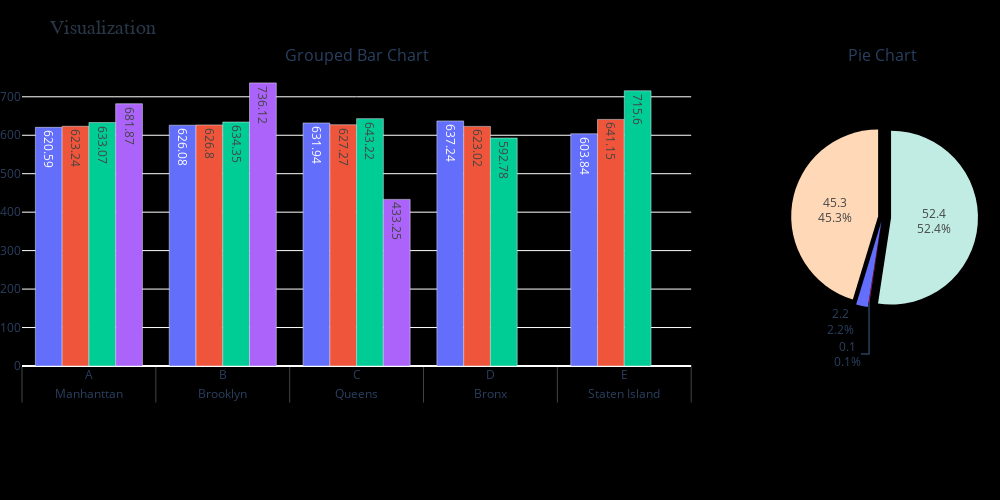

Notebook code for this chart:
### Markdown cell above
max review for each room type
private room :Staten Island : 3.48
Apt : Queens: 3.35
Shared room: Staten: 3.533
Hotel: Brooklyn: 3.75

### Code cell
import plotly.express as px
import plotly.graph_objects as go
from plotly.subplots import make_subplots

specs = [[{"type": "bar"}, {'type':'pie'}]]
fig = make_subplots(rows=1, cols=2,column_widths=[0.7, 0.2], specs=specs, shared_yaxes = True, subplot_titles=[ 'Grouped Bar Chart','Pie Chart'])
fig.update_layout(
    autosize=False,
    width=1000,
    height=500,
    margin=dict(l=10, r=0, t=20, b=20),
    paper_bgcolor="black",
) #"LightSteelBlue"                   
                    
df_pie=pd.DataFrame({'index':['Private Room','Entire home/Apt','Shared room','Hotel'], 'count':[45.3,52.4,2.2,0.1]})

df_bar=df_new

trace1 = go.Bar(
    x=[["Manhanttan", "Brooklyn", "Queens", "Bronx", "Staten Island"],
       ["A", "B", "C", "D", "E"]],
    y=df_new['Private Room Price'],
    name='Private Room',
    text=df_new['Private Room Price'], ## Display text
    textposition='auto')
         

trace2 = go.Bar(
    x=[["Manhanttan", "Brooklyn", "Queens", "Bronx", "Staten Island"],
       ["A", "B", "C", "D", "E"]],
    y=df_new['Apt Price'],
    name='Apartment',
    text=df_new['Apt Price'],
    textposition='auto'
)
trace3 = go.Bar(
    x=[["Manhanttan", "Brooklyn", "Queens", "Bronx", "Staten Island"],
       ["A", "B", "C", "D", "E"]],
    y=df_new['Shared room Price'],
    name='Shared Room',
    text=df_new['Shared room Price'],
    textposition='auto'
)
trace4 = go.Bar(
    x=[["Manhanttan", "Brooklyn", "Queens", "Bronx", "Staten Island"],
       ["A", "B", "C", "D", "E"]],
    y=df_new['Hotel Price'],
    name='Hotel',
    text=df_new['Hotel Price'],
    textposition='auto',
)

fig.append_trace(trace1,1,1) ## Add as first set of bars in second subplot
fig.append_trace(trace2,1,1) ## Add as second set of bars in second subplot
fig.append_trace(trace3,1,1) ## Add as second set of bars in second subplot
fig.append_trace(trace4,1,1) ## Add as second set of bars in second subplot
#fig = px.bar(df_new['Private Room Price'], x="nation", y="count", color="medal", title="Long-Form Input")
colors = ['#FFD9B7', '#C1ECE4', '#636EFA', '#F11A7B']

fig.add_trace(go.Pie(
                            labels = df_pie['index'], 
                            values = df_pie['count'],
                            pull=[0.05, 0.1, 0.05, 0],
                            marker_colors = colors,
                            textinfo='percent+value',  ## ADD - display both
                            ), 1, 2)  

fig.update_layout(showlegend=False, 
                  plot_bgcolor='black',
                  title=dict(text="Visualization",
                             font=dict(
                                        family="Arial",
                                        size=20,
                                        color='#283747')
                    ))  #barmode='overlay',

fig.show()

### Figure 1 — Plotly figure (JSON) as saved in the notebook; plotly's stock layout.template omitted (floating-point values rounded to 4 significant figures)
{"data": [{"name": "Private Room", "text": [620.6, 626.1, 631.9, 637.2, 603.8], "textposition": "auto", "type": "bar", "x": [["Manhanttan", "Brooklyn", "Queens", "Bronx", "Staten Island"], ["A", "B", "C", "D", "E"]], "xaxis": "x", "y": [620.6, 626.1, 631.9, 637.2, 603.8], "yaxis": "y"}, {"name": "Apartment", "text": [623.2, 626.8, 627.3, 623.0, 641.1], "textposition": "auto", "type": "bar", "x": [["Manhanttan", "Brooklyn", "Queens", "Bronx", "Staten Island"], ["A", "B", "C", "D", "E"]], "xaxis": "x", "y": [623.2, 626.8, 627.3, 623.0, 641.1], "yaxis": "y"}, {"name": "Shared Room", "text": [633.1, 634.4, 643.2, 592.8, 715.6], "textposition": "auto", "type": "bar", "x": [["Manhanttan", "Brooklyn", "Queens", "Bronx", "Staten Island"], ["A", "B", "C", "D", "E"]], "xaxis": "x", "y": [633.1, 634.4, 643.2, 592.8, 715.6], "yaxis": "y"}, {"name": "Hotel", "text": [681.9, 736.1, 433.2, null, null], "textposition": "auto", "type": "bar", "x": [["Manhanttan", "Brooklyn", "Queens", "Bronx", "Staten Island"], ["A", "B", "C", "D", "E"]], "xaxis": "x", "y": [681.9, 736.1, 433.2, null, null], "yaxis": "y"}, {"domain": {"x": [0.8, 1], "y": [0, 1]}, "labels": ["Private Room", "Entire home/Apt", "Shared room", "Hotel"], "marker": {"colors": ["#FFD9B7", "#C1ECE4", "#636EFA", "#F11A7B"]}, "pull": [0.05, 0.1, 0.05, 0], "textinfo": "percent+value", "type": "pie", "values": [45.3, 52.4, 2.2, 0.1]}], "layout": {"annotations": [{"font": {"size": 16}, "showarrow": false, "text": "Grouped Bar Chart", "x": 0.35, "xanchor": "center", "xref": "paper", "y": 1, "yanchor": "bottom", "yref": "paper"}, {"font": {"size": 16}, "showarrow": false, "text": "Pie Chart", "x": 0.9, "xanchor": "center", "xref": "paper", "y": 1, "yanchor": "bottom", "yref": "paper"}], "autosize": false, "height": 500, "margin": {"b": 20, "l": 10, "r": 0, "t": 20}, "paper_bgcolor": "black", "plot_bgcolor": "black", "showlegend": false, "title": {"font": {"color": "#283747", "family": "Arial", "size": 20}, "text": "Visualization"}, "width": 1000, "xaxis": {"anchor": "y", "autorange": true, "domain": [0, 0.7], "range": [-0.5, 4.5], "type": "multicategory"}, "yaxis": {"anchor": "x", "autorange": true, "domain": [0, 1], "range": [0, 774.9], "type": "linear"}}}
